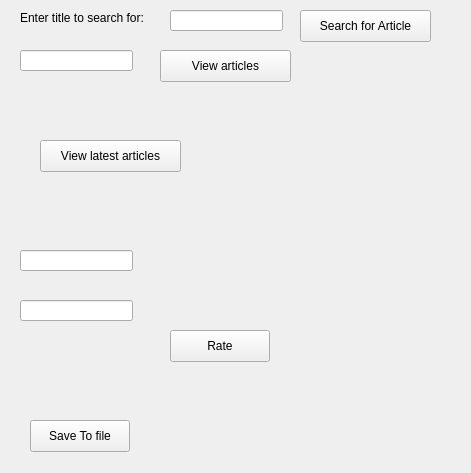
<?xml version="1.0" encoding="UTF-8"?>
<ui version="4.0">
 <class>User</class>
 <widget class="QWidget" name="User">
  <property name="geometry">
   <rect>
    <x>0</x>
    <y>0</y>
    <width>471</width>
    <height>473</height>
   </rect>
  </property>
  <property name="windowTitle">
   <string>Form</string>
  </property>
  <widget class="QLabel" name="label">
   <property name="geometry">
    <rect>
     <x>20</x>
     <y>10</y>
     <width>161</width>
     <height>16</height>
    </rect>
   </property>
   <property name="text">
    <string>Enter title to search for:</string>
   </property>
  </widget>
  <widget class="QLineEdit" name="SearchlineEdit">
   <property name="geometry">
    <rect>
     <x>170</x>
     <y>10</y>
     <width>113</width>
     <height>21</height>
    </rect>
   </property>
  </widget>
  <widget class="QLabel" name="SearchUpdate">
   <property name="geometry">
    <rect>
     <x>227</x>
     <y>20</y>
     <width>171</width>
     <height>191</height>
    </rect>
   </property>
   <property name="text">
    <string/>
   </property>
  </widget>
  <widget class="QPushButton" name="SearchButton">
   <property name="geometry">
    <rect>
     <x>300</x>
     <y>10</y>
     <width>131</width>
     <height>32</height>
    </rect>
   </property>
   <property name="text">
    <string>Search for Article</string>
   </property>
  </widget>
  <widget class="QPushButton" name="ViewArticlesButton">
   <property name="geometry">
    <rect>
     <x>160</x>
     <y>50</y>
     <width>131</width>
     <height>32</height>
    </rect>
   </property>
   <property name="text">
    <string>View articles</string>
   </property>
  </widget>
  <widget class="QLineEdit" name="ViewArticleslineEdit">
   <property name="geometry">
    <rect>
     <x>20</x>
     <y>50</y>
     <width>113</width>
     <height>21</height>
    </rect>
   </property>
  </widget>
  <widget class="QLabel" name="viewarticlesupdate">
   <property name="geometry">
    <rect>
     <x>190</x>
     <y>90</y>
     <width>131</width>
     <height>101</height>
    </rect>
   </property>
   <property name="text">
    <string/>
   </property>
  </widget>
  <widget class="QPushButton" name="latestarticlesButton">
   <property name="geometry">
    <rect>
     <x>40</x>
     <y>140</y>
     <width>141</width>
     <height>32</height>
    </rect>
   </property>
   <property name="text">
    <string>View latest articles</string>
   </property>
  </widget>
  <widget class="QLabel" name="latestarticlesupdate">
   <property name="geometry">
    <rect>
     <x>210</x>
     <y>160</y>
     <width>231</width>
     <height>181</height>
    </rect>
   </property>
   <property name="text">
    <string/>
   </property>
  </widget>
  <widget class="QLineEdit" name="ArticleRatinglineEdit">
   <property name="geometry">
    <rect>
     <x>20</x>
     <y>250</y>
     <width>113</width>
     <height>21</height>
    </rect>
   </property>
  </widget>
  <widget class="QLineEdit" name="ArticleRatingnumberlineEdit">
   <property name="geometry">
    <rect>
     <x>20</x>
     <y>300</y>
     <width>113</width>
     <height>21</height>
    </rect>
   </property>
  </widget>
  <widget class="QPushButton" name="RateButton">
   <property name="geometry">
    <rect>
     <x>170</x>
     <y>330</y>
     <width>100</width>
     <height>32</height>
    </rect>
   </property>
   <property name="text">
    <string>Rate</string>
   </property>
  </widget>
  <widget class="QLabel" name="RateUpdate">
   <property name="geometry">
    <rect>
     <x>280</x>
     <y>170</y>
     <width>171</width>
     <height>241</height>
    </rect>
   </property>
   <property name="text">
    <string/>
   </property>
  </widget>
  <widget class="QPushButton" name="SaveButton">
   <property name="geometry">
    <rect>
     <x>30</x>
     <y>420</y>
     <width>100</width>
     <height>32</height>
    </rect>
   </property>
   <property name="text">
    <string>Save To file</string>
   </property>
  </widget>
  <widget class="QLabel" name="SaveUpdate">
   <property name="geometry">
    <rect>
     <x>210</x>
     <y>420</y>
     <width>58</width>
     <height>16</height>
    </rect>
   </property>
   <property name="text">
    <string/>
   </property>
  </widget>
 </widget>
 <resources/>
 <connections/>
</ui>
